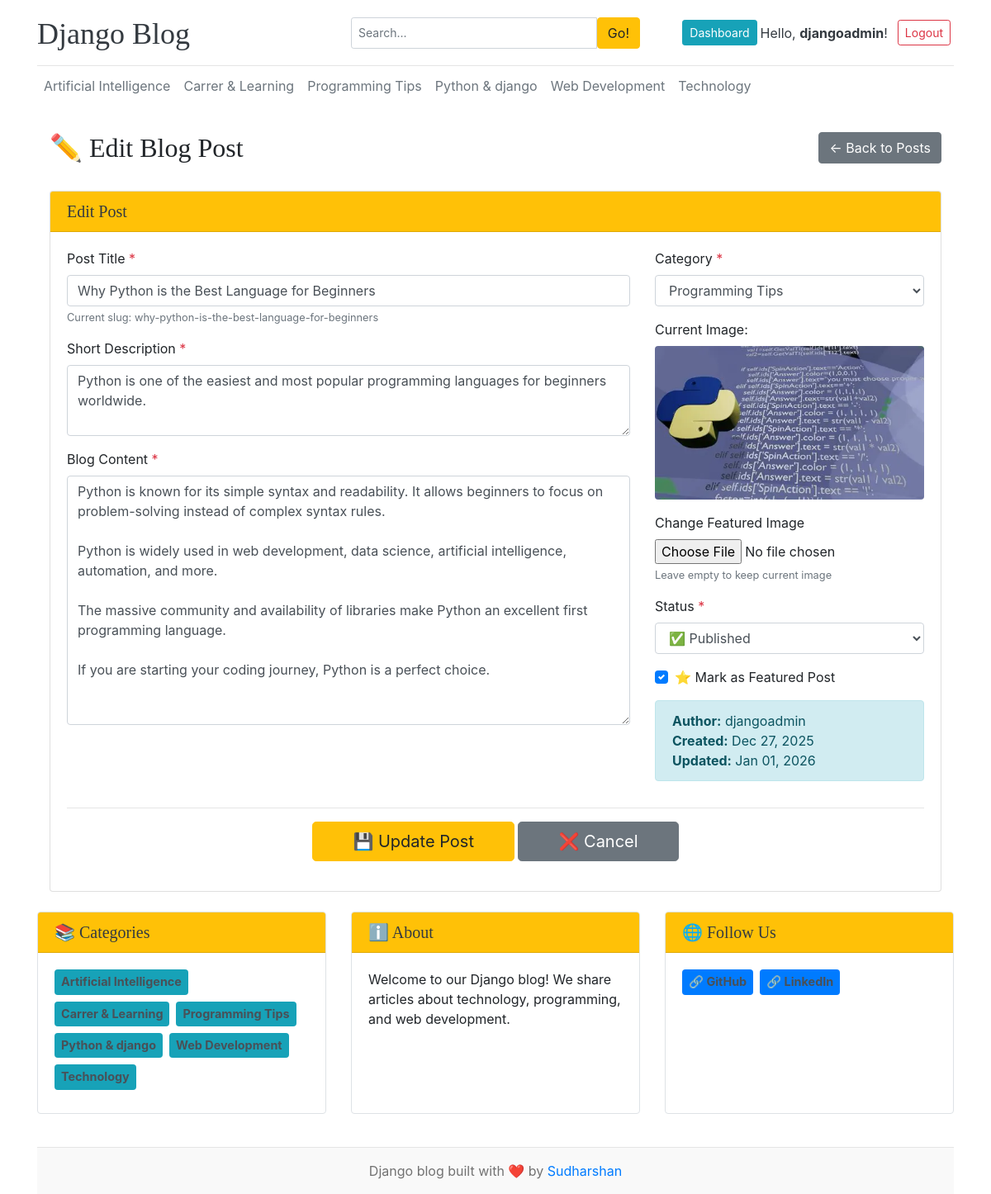
Screenshot of /dashboard/edit-post/5/ (signed in) with the database file from the repository.
### blogs/models.py (models this page shows, shortened)
class Category(models.Model):
    category_name = models.CharField(max_length=50, unique=True)
    created_at=models.DateTimeField(auto_now_add=True)
    updated_at = models.DateTimeField(auto_now=True)
    class Meta:
        verbose_name_plural = 'Categories'

class Blog(models.Model):
    title=models.CharField(max_length=100)
    slug=models.SlugField(max_length=150,unique=True,blank=True)
    category = models.ForeignKey(Category,on_delete=models.CASCADE)
    author = models.ForeignKey(User,on_delete=models.CASCADE)
    feauture_image = models.ImageField(upload_to='uploads/%y/%m/%d')
    short_description =models.TextField(max_length=500)
    blog_body=models.TextField(max_length=2000)
    status = models.CharField(max_length=20, choices=STATUS_CHOICES,default="Draft")
    is_featured = models.BooleanField(default=False)
    created_at=models.DateTimeField(auto_now_add=True)
    updated_at = models.DateTimeField(auto_now=True)
    class Meta:
        verbose_name_plural = 'Blogs'

### dashboards/views.py (the view, shortened to what this page needs)
# urls.py: path('edit-post/<int:post_id>/', views.edit_post, name='edit_post'),
@login_required(login_url='login')
def edit_post(request, post_id):
    post = get_object_or_404(Blog, id=post_id)
    if not (request.user.is_staff or request.user.is_superuser or post.author == request.user):
        messages.error(request, 'You do not have permission to edit this post!')
        return redirect('posts')
    categories = Category.objects.all()
    context = {
        'post': post,
        'categories': categories,
    }
    return render(request, 'dashboard/edit_post.html', context)

### blogs/context_processors.py (called while the page is built)
def get_social_links(request):
    social_links = SocialLink.objects.all()
    return {'social_links': social_links}

### templates/dashboard/edit_post.html (shortened to what this page needs)
{% extends 'base.html' %}
{% block content %}
<div class="container mt-4">
    <div class="row mb-4">
        <div class="col-md-6">
            <h2>✏️ Edit Blog Post</h2>
        </div>
        <div class="col-md-6 text-right">
            <a href="{% url 'posts' %}" class="btn btn-secondary">
                ← Back to Posts
            </a>
        </div>
    </div>
    <div class="card">
        <div class="card-header bg-warning text-dark">
            <h5 class="mb-0">Edit Post</h5>
        </div>
        <div class="card-body">
            <form method="POST" enctype="multipart/form-data">
                <div class="row">
                    <div class="col-md-8">
                        <div class="form-group">
                            <label for="title">Post Title <span class="text-danger">*</span></label>
                            <input type="text"
                                   name="title"
                                   id="title"
                                   class="form-control"
                                   value="{{ post.title }}"
                                   required>
                            <small class="form-text text-muted">Current slug: {{ post.slug }}</small>
                        </div>
                        <div class="form-group">
                            <label for="short_description">Short Description <span class="text-danger">*</span></label>
                            <textarea name="short_description"
                                      id="short_description"
                                      class="form-control"
                                      rows="3"
                                      maxlength="500"
                                      required>{{ post.short_description }}</textarea>
                        </div>
                        <div class="form-group">
                            <label for="blog_body">Blog Content <span class="text-danger">*</span></label>
                            <textarea name="blog_body"
                                      id="blog_body"
                                      class="form-control"
                                      rows="12"
                                      required>{{ post.blog_body }}</textarea>
                        </div>
                    </div>
                    <div class="col-md-4">
                        <div class="form-group">
                            <label for="category">Category <span class="text-danger">*</span></label>
                            <select name="category"
                                    id="category"
                                    class="form-control"
                                    required>
                                {% for cat in categories %}
                                <option value="{{ cat.id }}" {% if cat.id == post.category.id %}selected{% endif %}>
                                    {{ cat.category_name }}
                                </option>
                                {% endfor %}
                            </select>
                        </div>
                        {% if post.feauture_image %}
                        <div class="form-group">
                            <label>Current Image:</label>
                            <div>
                                <img src="{{ post.feauture_image.url }}"
                                     alt="{{ post.title }}"
                                     class="img-fluid rounded"
                                     style="max-width: 100%; height: auto;">
                            </div>
                        </div>
                        {% endif %}
                        <div class="form-group">
                            <label for="feature_image">
                                {% if post.feauture_image %}
                                    Change Featured Image
                                {% else %}
                                    Add Featured Image
                                {% endif %}
                            </label>
                            <input type="file"
                                   name="feature_image"
                                   id="feature_image"
                                   class="form-control-file"
                                   accept="image/*">
                            <small class="form-text text-muted">Leave empty to keep current image</small>
                        </div>
                        <div class="form-group">
                            <label for="status">Status <span class="text-danger">*</span></label>
                            <select name="status"
                                    id="status"
                                    class="form-control"
                                    required>
                                <option value="Published" {% if post.status == "Published" %}selected{% endif %}>✅ Published</option>
                            </select>
                        </div>
                        <div class="form-group">
                            <div class="custom-control custom-checkbox">
                                <label class="custom-control-label" for="is_featured">
                                    ⭐ Mark as Featured Post
                                </label>
                            </div>
                        </div>
                        <div class="alert alert-info mt-3">
                            <strong>Author:</strong> {{ post.author.username }}<br>
                            <strong>Created:</strong> {{ post.created_at|date:"M d, Y" }}<br>
                            <strong>Updated:</strong> {{ post.updated_at|date:"M d, Y" }}
                        </div>
                    </div>
                </div>
                <hr>
                <div class="form-group text-center">
                    <button type="submit" class="btn btn-warning btn-lg px-5">
                        💾 Update Post
                    </button>
                    <a href="{% url 'posts' %}" class="btn btn-secondary btn-lg px-5">
                        ❌ Cancel
                    </a>
                </div>
            </form>
        </div>
    </div>
</div>
{% endblock %}

### templates/base.html (shortened to what this page needs)
{% load static %}
<!DOCTYPE html>
<html lang="en">
<head>
    <link href="https://getbootstrap.com/docs/4.0/dist/css/bootstrap.min.css" rel="stylesheet">
    <link href="{% static 'css/blog.css' %}" rel="stylesheet">
</head>
<body>
    <div class="container">
      <header class="blog-header py-3">
        <div class="row flex-nowrap justify-content-between align-items-center">
          <div class="col-12 col-md-4 pt-1 text-center text-md-left">
            <a class="blog-header-logo text-dark h4 mb-0" href="{% url 'home' %}">
                Django Blog
            </a>
          </div>
          <div class="col-12 col-md-4 mt-2 mt-md-0">
            <form action="{% url 'search' %}" method="GET">
              <div class="input-group input-group-sm">
                <input class="form-control" type="text" name="keyword" placeholder="Search..." />
                <button class="btn btn-warning" type="submit">Go!</button>
              </div>
            </form>
          </div>
          <div class="col-12 col-md-4 d-flex justify-content-center justify-content-md-end align-items-center mt-2 mt-md-0 flex-wrap">
            {% if user.is_authenticated %}
              <a class="btn btn-sm btn-info m-1" href="{% url 'dashboard' %}">Dashboard</a>
              <span class="mr-2 text-dark d-none d-lg-inline">Hello, <strong>{{ user.username }}</strong>!</span>
              <a class="btn btn-sm btn-outline-danger m-1" href="{% url 'logout' %}">Logout</a>
            {% else %}
              <a class="btn btn-sm btn-warning m-1" href="{% url 'login' %}">Login</a>
              <a class="btn btn-sm btn-outline-secondary m-1" href="{% url 'register' %}">Register</a>
            {% endif %}
          </div>
        </div>
      </header>
      <div class="nav-scroller py-1 mb-2">
        <nav class="nav d-flex flex-wrap justify-content-start">
          {% for cat in categories %}
             <a class="p-2 text-muted text-nowrap" href="{% url 'posts_by_category' cat.id %}" style="white-space: nowrap;">
                 {{ cat.category_name }}
             </a>
          {% endfor %}
        </nav>
      </div>
{% block main_layout %}
<div class="row">
    <div class="col-md-12">
        {% block content %}
        {% endblock %}
    </div>
</div>
<div class="row mt-4 sidebar-widget">
    <div class="col-12 col-sm-6 col-md-4 mb-3">
        <div class="card shadow-sm">
            <div class="card-header bg-warning text-dark">
                <h5 class="mb-0">📚 Categories</h5>
            </div>
            <div class="card-body">
                <div class="d-flex flex-wrap">
                    {% for cat in categories %}
                    <a href="{% url 'posts_by_category' cat.id %}"
                       class="badge badge-info mr-2 mb-2 p-2 text-decoration-none"
                       style="font-size: 0.9rem;">
                        {{ cat.category_name }}
                    </a>
                    {% endfor %}
                </div>
            </div>
        </div>
    </div>
    <div class="col-12 col-sm-6 col-md-4 mb-3">
        <div class="card shadow-sm">
            <div class="card-header bg-warning text-dark">
                <h5 class="mb-0">ℹ️ About</h5>
            </div>
            <div class="card-body">
                <p class="mb-0">Welcome to our Django blog! We share articles about technology, programming, and web development.</p>
            </div>
        </div>
    </div>
    <div class="col-12 col-sm-12 col-md-4 mb-3">
        <div class="card shadow-sm">
            <div class="card-header bg-warning text-dark">
                <h5 class="mb-0">🌐 Follow Us</h5>
            </div>
            <div class="card-body">
                <div class="d-flex flex-wrap justify-content-center justify-content-md-start">
                    <a href="https://github.com/Sudharsan0310" target="_blank" class="badge badge-primary mr-2 mb-2 p-2 text-decoration-none" style="font-size: 0.9rem;">
                        🔗 GitHub
                    </a>
                    <a href="https://www.linkedin.com/in/sudharsanjs" target="_blank" class="badge badge-primary mr-2 mb-2 p-2 text-decoration-none" style="font-size: 0.9rem;">
                        🔗 LinkedIn
                    </a>
                </div>
            </div>
        </div>
    </div>
</div>
{% endblock %}
<footer class="blog-footer mt-4 py-3">
  <center>
    <p class="mb-0">Django blog built with ❤️ by <a href="#">Sudharshan</a></p>
  </center>
</footer>
</body>
</html>

### static/css/blog.css (style rules this page uses)
.blog-header { border-bottom: 1px solid #e5e5e5; }
.blog-header-logo { font-family: "Playfair Display", Georgia, "Times New Roman", serif; font-size: 2.25rem; }
h1, h2, h3, h4, h5, h6 { font-family: "Playfair Display", Georgia, "Times New Roman", serif; }
.blog-footer { padding: 2.5rem 0; color: #727272; text-align: center; background-color: #f9f9f9; border-top: .05rem solid #e5e5e5; }
.blog-footer p:last-child { margin-bottom: 0; }

### templates/base.html (style rules this page uses)
.sidebar-widget .card { border: 1px solid #dee2e6; transition: transform 0.2s; height: 100%; }
.sidebar-widget a { color: #495057; transition: color 0.2s; }
.nav-scroller { overflow-x: auto; -webkit-overflow-scrolling: touch; }
.nav-scroller .nav { flex-wrap: nowrap; }
.nav-scroller .nav a { transition: all 0.3s; }
.badge { transition: all 0.3s; }
@media (min-width: 1200px) { .container { max-width: 1140px; } }

### rows the page displays
Category: category_name "Artificial Intelligence"
Category: category_name "Carrer & Learning"
Category: category_name "Programming Tips"
Category: category_name "Python & django"
Category: category_name "Web Development"
Category: category_name "Technology"
Blog: title "Why Python is the Best Language for Beginners", slug "why-python-is-the-best-language-for-beginners", short_description "Python is one of the easiest and most popular programming languages for beginners worldwide.", blog_body "Python is known for its simple syntax and readability. It allows beginners to focus on problem-solving instead of complex syntax rules. Python is widely used in web development, data science, artificial intelligence, automation, and more. The massive community and availability of libraries make Python an excellent first programming language. If you are starting your coding journey, Python is a perfect choice.", category "Programming Tips", feauture_image (picture), status "✅ Published", author.username "djangoadmin", created_at "Dec 27, 2025", updated_at "Jan 01, 2026"

### other values shown
{{ user.username }} "djangoadmin"
